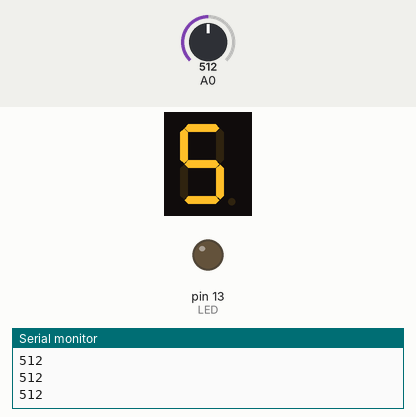
This sketch was run on a simulated Arduino Uno, built with avr-gcc and run on an emulated ATmega328P. On the bench: 1-digit seven-segment display, output pins drawn as LEDs (lit = HIGH), the last lines printed to the serial monitor. Wiring (inferred from the names in the program): 1-digit 7-segment display, segments lit when HIGH: segments pin 8, pin 7, pin 5, pin 3, pin 2, pin 10, pin 11. The inputs (shaded band) are chosen by the test bench; at power-on: A0 = 512. The segment pins are drawn as the display they are named for; pins used as bus, display or sensor lines are not drawn.

Above: at 1.2 s.
1.3 s: A0 set to 798
At 2.5 s:
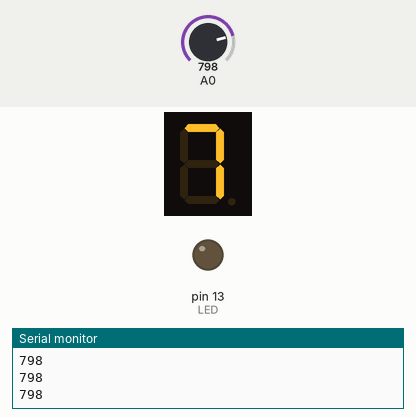
2.8 s: A0 set to 817
At 3.7 s:
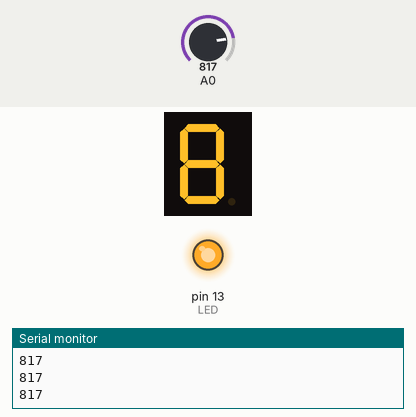
4.3 s: A0 set to 900
At 4.8 s:
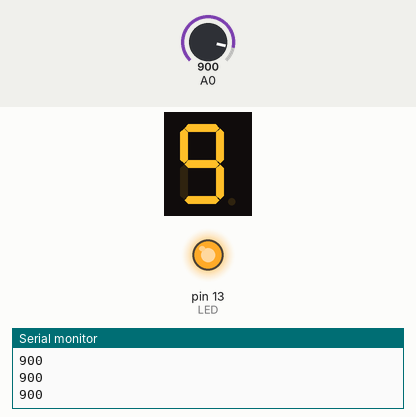
5.8 s: A0 set to 716
At 7.2 s:
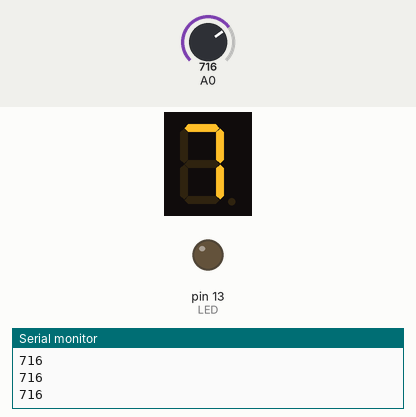
Timing chart, 0 to 8.3 s (numbered marks = the images above; inputs shaded):
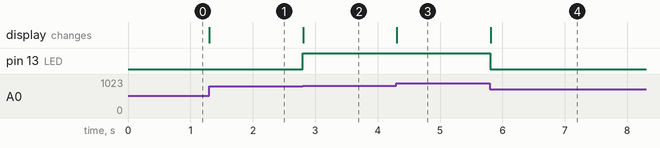

The sketch:

lab4_code2.ino
```cpp
#define A 8
#define B 7
#define C 5
#define D 3
#define E 2
#define F 10
#define G 11
#define LED 13
void setup()
{
  pinMode(A, OUTPUT);
  pinMode(B, OUTPUT);
  pinMode(C, OUTPUT);
  pinMode(D, OUTPUT);
  pinMode(E, OUTPUT);
  pinMode(F, OUTPUT);
  pinMode(G, OUTPUT);
  pinMode(LED, OUTPUT);
  Serial.begin(9600);
}
void loop(){
  int i;
  int value=analogRead(A0);
  int Map_val=map(value,800,1000,100,800);
  analogWrite(LED,Map_val);
  Serial.println(value);

    if(value<100)
  {

    i=0;
    bA(i);
  }
    else if(value<200)
  {
    i=1;
    bA(i);
  }
   else if(value<300)
  {
    i=2;
    bA(i);
  }
   else if(value<400)
  {
    i=3;
    bA(i);
  }
   else if(value<500)
  {
    i=4;
    bA(i);
  }
   else if(value<600)
  {

    i=5;
    bA(i);
  }
   else if(value<700)
  {

    i=6;
    bA(i);
  }
   else if(value<800)
  {
    i=7;
    bA(i);
  }
   else if(value<900)
  {

    i=8;
    bA(i);
  }
  else  if(value<1000)
  {

    i=9;
    bA(i);
  }
}
void bA(int S){
  switch(S){
    case 0 :
      digitalWrite(A,HIGH);
      digitalWrite(B,HIGH);
      digitalWrite(C,HIGH);
      digitalWrite(D,HIGH);
      digitalWrite(E,HIGH);
      digitalWrite(F,HIGH);
      digitalWrite(G,LOW);
      break;
    case 1:
      digitalWrite(A,LOW);
      digitalWrite(B,HIGH);
      digitalWrite(C,HIGH);
      digitalWrite(D,LOW);
      digitalWrite(E,LOW);
      digitalWrite(F,LOW);
      digitalWrite(G,LOW);
      break;
    case 2:
      digitalWrite(A,HIGH);
      digitalWrite(B,HIGH);
      digitalWrite(C,LOW);
      digitalWrite(D,HIGH);
      digitalWrite(E,HIGH);
      digitalWrite(F,LOW);
      digitalWrite(G,HIGH);
      break;
    case 3:
      digitalWrite(A,HIGH);
      digitalWrite(B,HIGH);
      digitalWrite(C,HIGH);
      digitalWrite(D,HIGH);
      digitalWrite(E,LOW);
      digitalWrite(F,LOW);
      digitalWrite(G,HIGH);
      break;
    case 4:
      digitalWrite(A,LOW);
      digitalWrite(B,HIGH);
      digitalWrite(C,HIGH);
      digitalWrite(D,LOW);
      digitalWrite(E,LOW);
      digitalWrite(F,HIGH);
      digitalWrite(G,HIGH);
      break;
    case 5:
      digitalWrite(A,HIGH);
      digitalWrite(B,LOW);
      digitalWrite(C,HIGH);
      digitalWrite(D,HIGH);
      digitalWrite(E,LOW);
      digitalWrite(F,HIGH);
      digitalWrite(G,HIGH);
      break;
    case 6:
      digitalWrite(A,HIGH);
      digitalWrite(B,LOW);
      digitalWrite(C,HIGH);
      digitalWrite(D,HIGH);
      digitalWrite(E,HIGH);
      digitalWrite(F,HIGH);
      digitalWrite(G,HIGH);
      break;
    case 7:
      digitalWrite(A,HIGH);
      digitalWrite(B,HIGH);
      digitalWrite(C,HIGH);
      digitalWrite(D,LOW);
      digitalWrite(E,LOW);
      digitalWrite(F,LOW);
      digitalWrite(G,LOW);
      break;
    case 8:
      digitalWrite(A,HIGH);
      digitalWrite(B,HIGH);
      digitalWrite(C,HIGH);
      digitalWrite(D,HIGH);
      digitalWrite(E,HIGH);
      digitalWrite(F,HIGH);
      digitalWrite(G,HIGH);
      break;
    case 9:
      digitalWrite(A,HIGH);
      digitalWrite(B,HIGH);
      digitalWrite(C,HIGH);
      digitalWrite(D,HIGH);
      digitalWrite(E,LOW);
      digitalWrite(F,HIGH);
      digitalWrite(G,HIGH);
      break;
  }
}
```

Measured:
- the behaviour switches between 807 and 808 on A0 (found by bisection; images 1 and 2)
- after the input at 1.3 s, the display: changes at once (image 1)
- after the input at 2.8 s, pin 13 (LED): LOW → HIGH at once; the display: changes at once (image 2)
- after the input at 4.3 s, the display: changes at once (image 3)
- after the input at 5.8 s, pin 13 (LED): HIGH → LOW at once; the display: changes at once (image 4)
